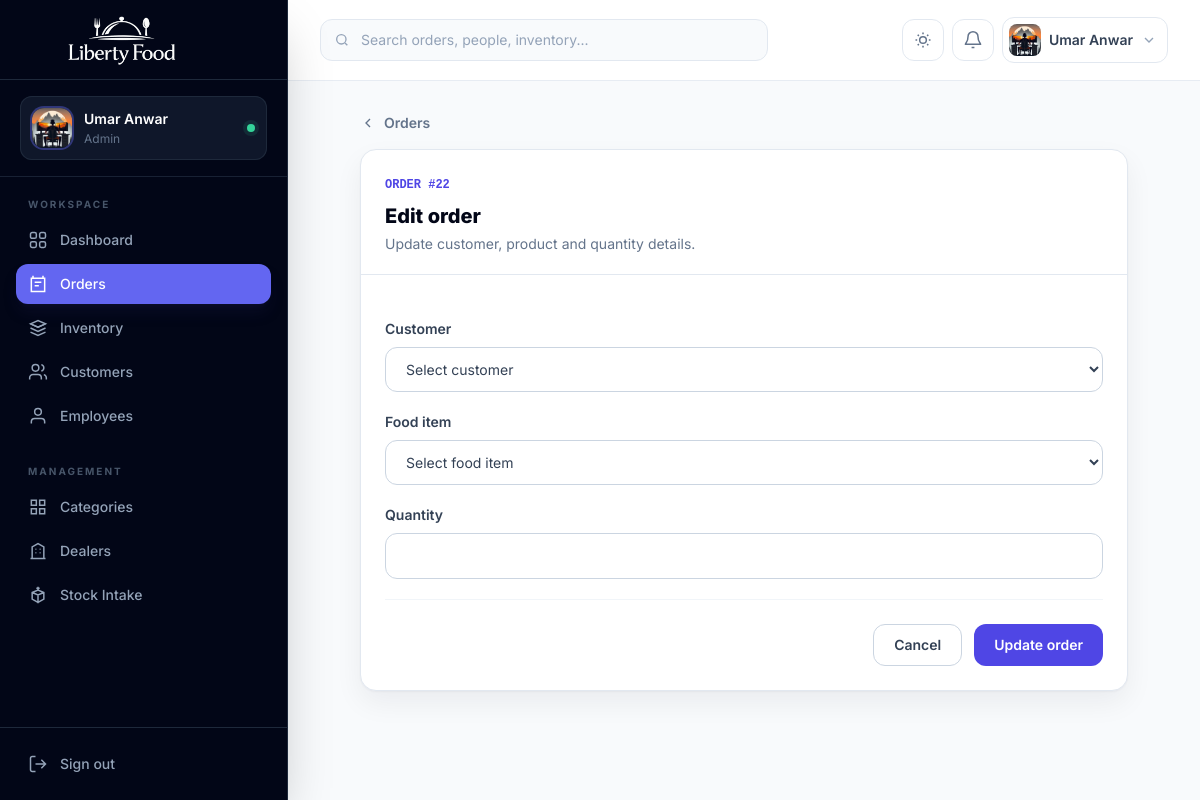
The page /orders/22/edit/ (signed in) on the database its author committed.
### accounts/models.py (models this page shows, shortened)
class CustomUser(AbstractUser):
    email = models.EmailField(unique=True)
    ROLE_CHOICES = (
        ('admin', 'Admin'),
        ('employee', 'Employee'),
        ('customer', 'Customer'),
    )
    role = models.CharField(
        max_length=20,
        choices=ROLE_CHOICES,
        default='customer'
    )
    phone = models.CharField(
        max_length=15,
        blank=True,
        null=True
    )
    profile_image = models.ImageField(
        upload_to='profiles/',
        blank=True,
        null=True
    )

### core_app/models.py (models this page shows, shortened)
class Order(models.Model):
    PAYMENT_CHOICES = [
        ("Pending", "Pending"),
        ("Cleared", "Cleared"),
    ]
    status = models.CharField(
        max_length=20,
        choices=STATUS_CHOICES,
        default="Pending"
    )
    customer = models.ForeignKey(
        Customer,
        on_delete=models.CASCADE
    )
    order_date = models.DateTimeField(auto_now_add=True)
    payment_status = models.CharField(
        max_length=20,
        choices=PAYMENT_CHOICES,
        default="Pending"
    )
    paid_amount = models.DecimalField(
        max_digits=10,
        decimal_places=2,
        default=0
    )

### core_app/views.py (the view, shortened to what this page needs)
# urls.py: path('orders/<int:pk>/edit/', views.order_edit, name='order_edit'),
@admin_required
def order_edit(request, pk):
    order = get_object_or_404(Order, pk=pk)
    return render(request, "order_edit.html", {"order": order})

### accounts/decoraters.py (called while the page is built)
def is_admin(user):
    return user.is_authenticated and (user.is_superuser or user.role == "admin")

def role_required(*roles):
    def decorator(view_func):
        @login_required
        @wraps(view_func)
        def wrapper(request, *args, **kwargs):
            if is_admin(request.user) or request.user.role in roles:
                return view_func(request, *args, **kwargs)
            raise PermissionDenied("You do not have permission to access this page.")
        return wrapper
    return decorator

### templates/order_edit.html (shortened to what this page needs)
{% extends "base.html" %}
{% block content %}
<div class="mx-auto max-w-3xl"><a href="{% url 'order_list' %}" class="mb-4 inline-flex items-center gap-2 text-sm font-semibold text-slate-500 hover:text-indigo-600"><svg class="h-4 w-4" viewBox="0 0 24 24" fill="none" stroke="currentColor" stroke-width="2"><path d="m15 18-6-6 6-6"/></svg> Orders</a><section class="overflow-hidden rounded-2xl border border-slate-200 bg-white shadow-soft dark:border-slate-800 dark:bg-slate-900"><div class="border-b border-slate-200 px-6 py-5 dark:border-slate-800"><span class="font-mono text-xs font-semibold text-indigo-600 dark:text-indigo-400">ORDER #{{ order.id }}</span><h1 class="mt-2 text-xl font-extrabold text-slate-950 dark:text-white">Edit order</h1><p class="mt-1 text-sm text-slate-500">Update customer, product and quantity details.</p></div><form method="post" class="space-y-5 p-6">{% csrf_token %}<input type="hidden" name="order_id" value="{{ order.id }}"><div><label class="mb-2 block text-sm font-semibold">Customer</label><select name="customer" required class="w-full rounded-xl border border-slate-300 bg-white px-4 py-3 text-sm outline-none focus:border-indigo-500 focus:ring-4 focus:ring-indigo-500/10 dark:border-slate-700 dark:bg-slate-950"><option value="">Select customer</option>{% for c in customers %}<option value="{{ c.id }}" {% if c.id == order.customer.id %}selected{% endif %}>{{ c.name }}</option>{% endfor %}</select></div><div><label class="mb-2 block text-sm font-semibold">Food item</label><select name="food_item" required class="w-full rounded-xl border border-slate-300 bg-white px-4 py-3 text-sm outline-none focus:border-indigo-500 focus:ring-4 focus:ring-indigo-500/10 dark:border-slate-700 dark:bg-slate-950"><option value="">Select food item</option>{% for f in food_items %}<option value="{{ f.id }}" {% if f.id == order.food_item.id %}selected{% endif %}>{{ f.name }} (Rs. {{ f.price }})</option>{% endfor %}</select></div><div><label class="mb-2 block text-sm font-semibold">Quantity</label><input type="number" name="quantity" value="{{ order.quantity }}" min="1" required class="w-full rounded-xl border border-slate-300 bg-white px-4 py-3 text-sm outline-none focus:border-indigo-500 focus:ring-4 focus:ring-indigo-500/10 dark:border-slate-700 dark:bg-slate-950"></div><div class="flex flex-col-reverse gap-3 border-t border-slate-100 pt-6 dark:border-slate-800 sm:flex-row sm:justify-end"><a href="{% url 'order_list' %}" class="rounded-xl border border-slate-300 px-5 py-2.5 text-center text-sm font-semibold dark:border-slate-700">Cancel</a><button type="submit" class="rounded-xl bg-indigo-600 px-5 py-2.5 text-sm font-semibold text-white">Update order</button></div></form></section></div>
{% endblock %}

### templates/base.html (shortened to what this page needs)
{% load static %}
<!DOCTYPE html>
<html lang="en" class="h-full scroll-smooth">
<head>
  <script src="https://cdn.tailwindcss.com"></script>
</head>
<body class="h-full bg-slate-50 font-sans text-slate-700 antialiased dark:bg-slate-950 dark:text-slate-300">
  <aside id="sidebar" class="fixed inset-y-0 left-0 z-50 flex w-72 -translate-x-full flex-col border-r border-slate-800 bg-slate-950 text-slate-300 shadow-2xl transition-transform duration-300 lg:translate-x-0">
    <div class="flex h-20 items-center gap-3 border-b border-slate-800 px-5">
      <a href="{% url 'home' %}" class="block h-16 w-52" aria-label="Liberty Food home">
        <img src="{% static 'liberty-food-logo-cropped.png' %}" alt="Liberty Food" class="h-full w-full object-contain">
      </a>
    </div>
    <div class="border-b border-slate-800/80 px-5 py-4">
      <div class="flex items-center gap-3 rounded-xl bg-slate-900 px-3 py-3 ring-1 ring-inset ring-slate-800">
        {% if request.user.profile_image %}
          <img src="{{ request.user.profile_image.url }}" alt="{{ request.user.username }}" class="h-10 w-10 rounded-xl object-cover ring-2 ring-indigo-500/40">
        {% else %}
          <div class="flex h-10 w-10 items-center justify-center rounded-xl bg-indigo-500/15 text-sm font-bold uppercase text-indigo-300 ring-1 ring-inset ring-indigo-500/30">
            {{ request.user.username|slice:":1" }}
          </div>
        {% endif %}
        <div class="min-w-0">
          <p class="truncate text-sm font-semibold text-white">{{ request.user.get_full_name|default:request.user.username }}</p>
          <p class="mt-0.5 truncate text-xs capitalize text-slate-500">{{ request.user.role|default:"Team member" }}</p>
        </div>
        <span class="ml-auto h-2 w-2 rounded-full bg-emerald-400 ring-4 ring-emerald-400/10" title="Online"></span>
      </div>
    </div>
    <nav class="flex-1 overflow-y-auto px-4 py-5" aria-label="Primary navigation">
      <p class="mb-2 px-3 text-[10px] font-bold uppercase tracking-[.2em] text-slate-600">Workspace</p>
      <div class="space-y-1">
        <a href="{% url 'home' %}" class="nav-link flex items-center gap-3 rounded-xl px-3 py-2.5 text-sm font-medium transition {% if request.resolver_match.url_name == 'home' %}bg-indigo-500 text-white shadow-lg shadow-indigo-950/30{% else %}text-slate-400 hover:bg-slate-900 hover:text-white{% endif %}">
          <svg class="h-5 w-5" viewBox="0 0 24 24" fill="none" stroke="currentColor" stroke-width="1.8"><rect x="3" y="3" width="7" height="7" rx="2"/><rect x="14" y="3" width="7" height="7" rx="2"/><rect x="3" y="14" width="7" height="7" rx="2"/><rect x="14" y="14" width="7" height="7" rx="2"/></svg>
          Dashboard
        </a>
        {% if request.user.role == 'admin' or request.user.is_superuser %}<a href="{% url 'order_list' %}" class="nav-link flex items-center gap-3 rounded-xl px-3 py-2.5 text-sm font-medium transition {% if 'order' in request.resolver_match.url_name %}bg-indigo-500 text-white shadow-lg shadow-indigo-950/30{% else %}text-slate-400 hover:bg-slate-900 hover:text-white{% endif %}">
          <svg class="h-5 w-5" viewBox="0 0 24 24" fill="none" stroke="currentColor" stroke-width="1.8"><path d="M6 2v4M18 2v4M4 5h16v16H4z"/><path d="M8 10h8M8 14h5"/></svg>
          Orders
        </a>
        <a href="{% url 'fooditem_list' %}" class="nav-link flex items-center gap-3 rounded-xl px-3 py-2.5 text-sm font-medium transition {% if 'fooditem' in request.resolver_match.url_name or request.resolver_match.url_name == 'food_quantity' %}bg-indigo-500 text-white shadow-lg shadow-indigo-950/30{% else %}text-slate-400 hover:bg-slate-900 hover:text-white{% endif %}">
          <svg class="h-5 w-5" viewBox="0 0 24 24" fill="none" stroke="currentColor" stroke-width="1.8"><path d="m3 7 9-4 9 4-9 4-9-4Z"/><path d="m3 7 9 4 9-4M3 12l9 4 9-4M3 17l9 4 9-4"/></svg>
          Inventory
        </a>
        <a href="{% url 'customer_list' %}" class="nav-link flex items-center gap-3 rounded-xl px-3 py-2.5 text-sm font-medium transition {% if 'customer' in request.resolver_match.url_name %}bg-indigo-500 text-white shadow-lg shadow-indigo-950/30{% else %}text-slate-400 hover:bg-slate-900 hover:text-white{% endif %}">
          <svg class="h-5 w-5" viewBox="0 0 24 24" fill="none" stroke="currentColor" stroke-width="1.8"><path d="M16 21v-2a4 4 0 0 0-4-4H6a4 4 0 0 0-4 4v2"/><circle cx="9" cy="7" r="4"/><path d="M22 21v-2a4 4 0 0 0-3-3.87M16 3.13a4 4 0 0 1 0 7.75"/></svg>
          Customers
        </a>
        <a href="{% url 'employee_list' %}" class="nav-link flex items-center gap-3 rounded-xl px-3 py-2.5 text-sm font-medium transition {% if 'employee' in request.resolver_match.url_name or 'salary' in request.resolver_match.url_name %}bg-indigo-500 text-white shadow-lg shadow-indigo-950/30{% else %}text-slate-400 hover:bg-slate-900 hover:text-white{% endif %}">
          <svg class="h-5 w-5" viewBox="0 0 24 24" fill="none" stroke="currentColor" stroke-width="1.8"><path d="M20 21v-2a4 4 0 0 0-4-4H8a4 4 0 0 0-4 4v2"/><circle cx="12" cy="7" r="4"/></svg>
          Employees
        </a>{% endif %}
      </div>
      {% if request.user.role == 'admin' or request.user.is_superuser %}<p class="mb-2 mt-7 px-3 text-[10px] font-bold uppercase tracking-[.2em] text-slate-600">Management</p>
      <div class="space-y-1">
        <a href="{% url 'category_list' %}" class="nav-link flex items-center gap-3 rounded-xl px-3 py-2.5 text-sm font-medium transition {% if 'category' in request.resolver_match.url_name %}bg-indigo-500 text-white{% else %}text-slate-400 hover:bg-slate-900 hover:text-white{% endif %}">
          <svg class="h-5 w-5" viewBox="0 0 24 24" fill="none" stroke="currentColor" stroke-width="1.8"><path d="M4 4h6v6H4zM14 4h6v6h-6zM4 14h6v6H4zM14 14h6v6h-6z"/></svg>
          Categories
        </a>
        <a href="{% url 'dealer_list' %}" class="nav-link flex items-center gap-3 rounded-xl px-3 py-2.5 text-sm font-medium transition {% if 'dealer' in request.resolver_match.url_name %}bg-indigo-500 text-white{% else %}text-slate-400 hover:bg-slate-900 hover:text-white{% endif %}">
          <svg class="h-5 w-5" viewBox="0 0 24 24" fill="none" stroke="currentColor" stroke-width="1.8"><path d="M3 21h18M5 21V7l7-4 7 4v14M9 10h1M14 10h1M9 14h1M14 14h1"/></svg>
          Dealers
        </a>
        <a href="{% url 'food_quantity' %}" class="nav-link flex items-center gap-3 rounded-xl px-3 py-2.5 text-sm font-medium transition {% if request.resolver_match.url_name == 'food_quantity' %}bg-indigo-500 text-white{% else %}text-slate-400 hover:bg-slate-900 hover:text-white{% endif %}">
          <svg class="h-5 w-5" viewBox="0 0 24 24" fill="none" stroke="currentColor" stroke-width="1.8"><path d="M12 22V12M5 9l7 3 7-3M5 9l7-3 7 3v8l-7 4-7-4V9Z"/><path d="M12 2v4M10 4h4"/></svg>
          Stock Intake
        </a>
      </div>{% endif %}
    </nav>
    <div class="border-t border-slate-800 p-4">
      <a href="{% url 'logout' %}" class="flex items-center gap-3 rounded-xl px-3 py-2.5 text-sm font-medium text-slate-400 transition hover:bg-red-500/10 hover:text-red-400">
        <svg class="h-5 w-5" viewBox="0 0 24 24" fill="none" stroke="currentColor" stroke-width="1.8"><path d="M9 21H5a2 2 0 0 1-2-2V5a2 2 0 0 1 2-2h4M16 17l5-5-5-5M21 12H9"/></svg>
        Sign out
      </a>
    </div>
  </aside>
  <div id="app-main" class="min-h-full transition-all duration-300 lg:ml-72">
    <header id="topbar" class="sticky top-0 z-30 border-b border-slate-200/80 bg-white/90 backdrop-blur-xl dark:border-slate-800 dark:bg-slate-950/85">
      <div class="flex h-20 items-center gap-3 px-4 sm:px-6 lg:px-8">
        {% if request.user.role == 'admin' or request.user.is_superuser %}<form method="GET" action="{% url 'global_search' %}" class="relative hidden w-full max-w-md md:block">
          <input type="search" name="q" placeholder="Search orders, people, inventory..." class="w-full rounded-xl border border-slate-200 bg-slate-50 py-2.5 pl-10 pr-4 text-sm text-slate-900 outline-none transition placeholder:text-slate-400 focus:border-indigo-500 focus:ring-4 focus:ring-indigo-500/10 dark:border-slate-800 dark:bg-slate-900 dark:text-white">
        </form>{% endif %}
        <div class="ml-auto flex items-center gap-2">
          <button id="theme-toggle" type="button" class="rounded-xl border border-slate-200 p-2.5 text-slate-500 transition hover:border-indigo-200 hover:bg-indigo-50 hover:text-indigo-600 dark:border-slate-800 dark:text-slate-400 dark:hover:border-indigo-900 dark:hover:bg-indigo-950/50 dark:hover:text-indigo-400" aria-label="Toggle color theme">
            <svg class="h-5 w-5 dark:hidden" viewBox="0 0 24 24" fill="none" stroke="currentColor" stroke-width="1.8"><path d="M12 3v2M12 19v2M3 12h2M19 12h2M5.64 5.64l1.42 1.42M16.94 16.94l1.42 1.42M18.36 5.64l-1.42 1.42M7.06 16.94l-1.42 1.42"/><circle cx="12" cy="12" r="4"/></svg>
          </button>
          <div class="relative">
            <button id="notification-trigger" type="button" class="relative rounded-xl border border-slate-200 p-2.5 text-slate-500 transition hover:bg-slate-50 dark:border-slate-800 dark:text-slate-400 dark:hover:bg-slate-900" aria-label="Notifications" aria-expanded="false">
              <svg class="h-5 w-5" viewBox="0 0 24 24" fill="none" stroke="currentColor" stroke-width="1.8"><path d="M18 8a6 6 0 0 0-12 0c0 7-3 7-3 9h18c0-2-3-2-3-9M13.7 21h-3.4"/></svg>
            </button>
          </div>
          <div class="relative">
            <button id="profile-trigger" type="button" class="flex items-center gap-2 rounded-xl border border-slate-200 bg-white p-1.5 pr-2.5 transition hover:bg-slate-50 dark:border-slate-800 dark:bg-slate-900 dark:hover:bg-slate-800" aria-expanded="false">
              {% if request.user.profile_image %}
                <img src="{{ request.user.profile_image.url }}" alt="" class="h-8 w-8 rounded-lg object-cover">
              {% else %}
                <span class="flex h-8 w-8 items-center justify-center rounded-lg bg-indigo-100 text-xs font-bold uppercase text-indigo-700 dark:bg-indigo-500/15 dark:text-indigo-300">{{ request.user.username|slice:":1" }}</span>
              {% endif %}
              <span class="hidden max-w-32 truncate text-sm font-semibold text-slate-700 dark:text-slate-200 sm:block">{{ request.user.get_full_name|default:request.user.username }}</span>
              <svg class="hidden h-4 w-4 text-slate-400 sm:block" viewBox="0 0 24 24" fill="none" stroke="currentColor" stroke-width="2"><path d="m6 9 6 6 6-6"/></svg>
            </button>
          </div>
        </div>
      </div>
    </header>
    <main class="px-4 py-6 sm:px-6 lg:px-8 lg:py-8">
      <div class="mx-auto max-w-[1600px]">
        {% block content %}{% endblock %}
      </div>
    </main>
  </div>
</body>
</html>

### templates/base.html (style rules this page uses)
* { scrollbar-width: thin; scrollbar-color: #94a3b8 transparent; }
.nav-link svg, .action-icon svg { pointer-events: none; }

### rows shown on the page
CustomUser: user.profile_image (picture), user.get_full_name "Umar Anwar", user.role "Admin"
Order: id "22"
